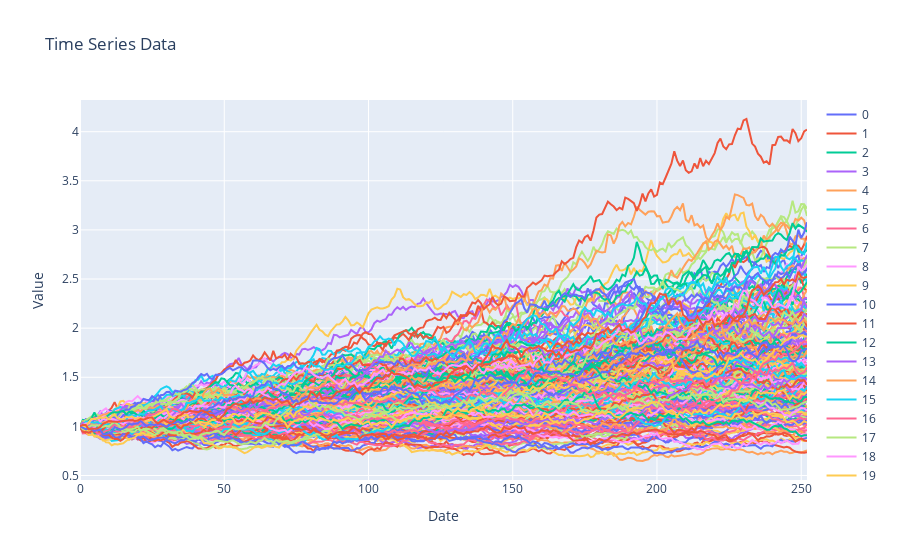

Here is the notebook cell this chart was saved with:
### Code cell
traces = []

# Iterate over each column in the DataFrame
for column in mc_returns.columns:
    # Create a trace for each column
    trace = go.Scatter(x=mc_returns.index, y=mc_returns[column], mode='lines', name=column)
    traces.append(trace)

# Create the layout
layout = go.Layout(title='Time Series Data',
                   xaxis=dict(title='Date'),
                   yaxis=dict(title='Value'))

# Create the figure
fig = go.Figure(data=traces, layout=layout)

# Show the figure
pio.show(fig)

### Figure 1 — Plotly figure (JSON) as saved in the notebook; plotly's stock layout.template omitted (floating-point values rounded to 4 significant figures; data arrays with more than 128 entries replaced by an {"elided": "..."} marker saying what was removed)
{"data": [{"mode": "lines", "name": "0", "type": "scatter", "x": {"elided": "253 int values"}, "y": {"elided": "253 float values"}}, {"mode": "lines", "name": "1", "type": "scatter", "x": {"elided": "253 int values"}, "y": {"elided": "253 float values"}}, {"mode": "lines", "name": "2", "type": "scatter", "x": {"elided": "253 int values"}, "y": {"elided": "253 float values"}}, {"mode": "lines", "name": "3", "type": "scatter", "x": {"elided": "253 int values"}, "y": {"elided": "253 float values"}}, {"mode": "lines", "name": "4", "type": "scatter", "x": {"elided": "253 int values"}, "y": {"elided": "253 float values"}}, {"mode": "lines", "name": "5", "type": "scatter", "x": {"elided": "253 int values"}, "y": {"elided": "253 float values"}}, {"mode": "lines", "name": "6", "type": "scatter", "x": {"elided": "253 int values"}, "y": {"elided": "253 float values"}}, {"mode": "lines", "name": "7", "type": "scatter", "x": {"elided": "253 int values"}, "y": {"elided": "253 float values"}}, {"mode": "lines", "name": "8", "type": "scatter", "x": {"elided": "253 int values"}, "y": {"elided": "253 float values"}}, {"mode": "lines", "name": "9", "type": "scatter", "x": {"elided": "253 int values"}, "y": {"elided": "253 float values"}}, {"mode": "lines", "name": "10", "type": "scatter", "x": {"elided": "253 int values"}, "y": {"elided": "253 float values"}}, {"mode": "lines", "name": "11", "type": "scatter", "x": {"elided": "253 int values"}, "y": {"elided": "253 float values"}}, {"mode": "lines", "name": "12", "type": "scatter", "x": {"elided": "253 int values"}, "y": {"elided": "253 float values"}}, {"mode": "lines", "name": "13", "type": "scatter", "x": {"elided": "253 int values"}, "y": {"elided": "253 float values"}}, {"mode": "lines", "name": "14", "type": "scatter", "x": {"elided": "253 int values"}, "y": {"elided": "253 float values"}}, {"mode": "lines", "name": "15", "type": "scatter", "x": {"elided": "253 int values"}, "y": {"elided": "253 float values"}}, {"mode": "lines", "name": "16", "type": "scatter", "x": {"elided": "253 int values"}, "y": {"elided": "253 float values"}}, {"mode": "lines", "name": "17", "type": "scatter", "x": {"elided": "253 int values"}, "y": {"elided": "253 float values"}}, {"mode": "lines", "name": "18", "type": "scatter", "x": {"elided": "253 int values"}, "y": {"elided": "253 float values"}}, {"mode": "lines", "name": "19", "type": "scatter", "x": {"elided": "253 int values"}, "y": {"elided": "253 float values"}}, {"mode": "lines", "name": "20", "type": "scatter", "x": {"elided": "253 int values"}, "y": {"elided": "253 float values"}}, {"mode": "lines", "name": "21", "type": "scatter", "x": {"elided": "253 int values"}, "y": {"elided": "253 float values"}}, {"mode": "lines", "name": "22", "type": "scatter", "x": {"elided": "253 int values"}, "y": {"elided": "253 float values"}}, {"mode": "lines", "name": "23", "type": "scatter", "x": {"elided": "253 int values"}, "y": {"elided": "253 float values"}}, {"mode": "lines", "name": "24", "type": "scatter", "x": {"elided": "253 int values"}, "y": {"elided": "253 float values"}}, {"mode": "lines", "name": "25", "type": "scatter", "x": {"elided": "253 int values"}, "y": {"elided": "253 float values"}}, {"mode": "lines", "name": "26", "type": "scatter", "x": {"elided": "253 int values"}, "y": {"elided": "253 float values"}}, {"mode": "lines", "name": "27", "type": "scatter", "x": {"elided": "253 int values"}, "y": {"elided": "253 float values"}}, {"mode": "lines", "name": "28", "type": "scatter", "x": {"elided": "253 int values"}, "y": {"elided": "253 float values"}}, {"mode": "lines", "name": "29", "type": "scatter", "x": {"elided": "253 int values"}, "y": {"elided": "253 float values"}}, {"mode": "lines", "name": "30", "type": "scatter", "x": {"elided": "253 int values"}, "y": {"elided": "253 float values"}}, {"mode": "lines", "name": "31", "type": "scatter", "x": {"elided": "253 int values"}, "y": {"elided": "253 float values"}}, {"mode": "lines", "name": "32", "type": "scatter", "x": {"elided": "253 int values"}, "y": {"elided": "253 float values"}}, {"mode": "lines", "name": "33", "type": "scatter", "x": {"elided": "253 int values"}, "y": {"elided": "253 float values"}}, {"mode": "lines", "name": "34", "type": "scatter", "x": {"elided": "253 int values"}, "y": {"elided": "253 float values"}}, {"mode": "lines", "name": "35", "type": "scatter", "x": {"elided": "253 int values"}, "y": {"elided": "253 float values"}}, {"mode": "lines", "name": "36", "type": "scatter", "x": {"elided": "253 int values"}, "y": {"elided": "253 float values"}}, {"mode": "lines", "name": "37", "type": "scatter", "x": {"elided": "253 int values"}, "y": {"elided": "253 float values"}}, {"mode": "lines", "name": "38", "type": "scatter", "x": {"elided": "253 int values"}, "y": {"elided": "253 float values"}}, {"mode": "lines", "name": "39", "type": "scatter", "x": {"elided": "253 int values"}, "y": {"elided": "253 float values"}}, {"mode": "lines", "name": "40", "type": "scatter", "x": {"elided": "253 int values"}, "y": {"elided": "253 float values"}}, {"mode": "lines", "name": "41", "type": "scatter", "x": {"elided": "253 int values"}, "y": {"elided": "253 float values"}}, {"mode": "lines", "name": "42", "type": "scatter", "x": {"elided": "253 int values"}, "y": {"elided": "253 float values"}}, {"mode": "lines", "name": "43", "type": "scatter", "x": {"elided": "253 int values"}, "y": {"elided": "253 float values"}}, {"mode": "lines", "name": "44", "type": "scatter", "x": {"elided": "253 int values"}, "y": {"elided": "253 float values"}}, {"mode": "lines", "name": "45", "type": "scatter", "x": {"elided": "253 int values"}, "y": {"elided": "253 float values"}}, {"mode": "lines", "name": "46", "type": "scatter", "x": {"elided": "253 int values"}, "y": {"elided": "253 float values"}}, {"mode": "lines", "name": "47", "type": "scatter", "x": {"elided": "253 int values"}, "y": {"elided": "253 float values"}}, {"mode": "lines", "name": "48", "type": "scatter", "x": {"elided": "253 int values"}, "y": {"elided": "253 float values"}}, {"mode": "lines", "name": "49", "type": "scatter", "x": {"elided": "253 int values"}, "y": {"elided": "253 float values"}}, {"mode": "lines", "name": "50", "type": "scatter", "x": {"elided": "253 int values"}, "y": {"elided": "253 float values"}}, {"mode": "lines", "name": "51", "type": "scatter", "x": {"elided": "253 int values"}, "y": {"elided": "253 float values"}}, {"mode": "lines", "name": "52", "type": "scatter", "x": {"elided": "253 int values"}, "y": {"elided": "253 float values"}}, {"mode": "lines", "name": "53", "type": "scatter", "x": {"elided": "253 int values"}, "y": {"elided": "253 float values"}}, {"mode": "lines", "name": "54", "type": "scatter", "x": {"elided": "253 int values"}, "y": {"elided": "253 float values"}}, {"mode": "lines", "name": "55", "type": "scatter", "x": {"elided": "253 int values"}, "y": {"elided": "253 float values"}}, {"mode": "lines", "name": "56", "type": "scatter", "x": {"elided": "253 int values"}, "y": {"elided": "253 float values"}}, {"mode": "lines", "name": "57", "type": "scatter", "x": {"elided": "253 int values"}, "y": {"elided": "253 float values"}}, {"mode": "lines", "name": "58", "type": "scatter", "x": {"elided": "253 int values"}, "y": {"elided": "253 float values"}}, {"mode": "lines", "name": "59", "type": "scatter", "x": {"elided": "253 int values"}, "y": {"elided": "253 float values"}}, {"mode": "lines", "name": "60", "type": "scatter", "x": {"elided": "253 int values"}, "y": {"elided": "253 float values"}}, {"mode": "lines", "name": "61", "type": "scatter", "x": {"elided": "253 int values"}, "y": {"elided": "253 float values"}}, {"mode": "lines", "name": "62", "type": "scatter", "x": {"elided": "253 int values"}, "y": {"elided": "253 float values"}}, {"mode": "lines", "name": "63", "type": "scatter", "x": {"elided": "253 int values"}, "y": {"elided": "253 float values"}}, {"mode": "lines", "name": "64", "type": "scatter", "x": {"elided": "253 int values"}, "y": {"elided": "253 float values"}}, {"mode": "lines", "name": "65", "type": "scatter", "x": {"elided": "253 int values"}, "y": {"elided": "253 float values"}}, {"mode": "lines", "name": "66", "type": "scatter", "x": {"elided": "253 int values"}, "y": {"elided": "253 float values"}}, {"mode": "lines", "name": "67", "type": "scatter", "x": {"elided": "253 int values"}, "y": {"elided": "253 float values"}}, {"mode": "lines", "name": "68", "type": "scatter", "x": {"elided": "253 int values"}, "y": {"elided": "253 float values"}}, {"mode": "lines", "name": "69", "type": "scatter", "x": {"elided": "253 int values"}, "y": {"elided": "253 float values"}}, {"mode": "lines", "name": "70", "type": "scatter", "x": {"elided": "253 int values"}, "y": {"elided": "253 float values"}}, {"mode": "lines", "name": "71", "type": "scatter", "x": {"elided": "253 int values"}, "y": {"elided": "253 float values"}}, {"mode": "lines", "name": "72", "type": "scatter", "x": {"elided": "253 int values"}, "y": {"elided": "253 float values"}}, {"mode": "lines", "name": "73", "type": "scatter", "x": {"elided": "253 int values"}, "y": {"elided": "253 float values"}}, {"mode": "lines", "name": "74", "type": "scatter", "x": {"elided": "253 int values"}, "y": {"elided": "253 float values"}}, {"mode": "lines", "name": "75", "type": "scatter", "x": {"elided": "253 int values"}, "y": {"elided": "253 float values"}}, {"mode": "lines", "name": "76", "type": "scatter", "x": {"elided": "253 int values"}, "y": {"elided": "253 float values"}}, {"mode": "lines", "name": "77", "type": "scatter", "x": {"elided": "253 int values"}, "y": {"elided": "253 float values"}}, {"mode": "lines", "name": "78", "type": "scatter", "x": {"elided": "253 int values"}, "y": {"elided": "253 float values"}}, {"mode": "lines", "name": "79", "type": "scatter", "x": {"elided": "253 int values"}, "y": {"elided": "253 float values"}}, {"mode": "lines", "name": "80", "type": "scatter", "x": {"elided": "253 int values"}, "y": {"elided": "253 float values"}}, {"mode": "lines", "name": "81", "type": "scatter", "x": {"elided": "253 int values"}, "y": {"elided": "253 float values"}}, {"mode": "lines", "name": "82", "type": "scatter", "x": {"elided": "253 int values"}, "y": {"elided": "253 float values"}}, {"mode": "lines", "name": "83", "type": "scatter", "x": {"elided": "253 int values"}, "y": {"elided": "253 float values"}}, {"mode": "lines", "name": "84", "type": "scatter", "x": {"elided": "253 int values"}, "y": {"elided": "253 float values"}}, {"mode": "lines", "name": "85", "type": "scatter", "x": {"elided": "253 int values"}, "y": {"elided": "253 float values"}}, {"mode": "lines", "name": "86", "type": "scatter", "x": {"elided": "253 int values"}, "y": {"elided": "253 float values"}}, {"mode": "lines", "name": "87", "type": "scatter", "x": {"elided": "253 int values"}, "y": {"elided": "253 float values"}}, {"mode": "lines", "name": "88", "type": "scatter", "x": {"elided": "253 int values"}, "y": {"elided": "253 float values"}}, {"mode": "lines", "name": "89", "type": "scatter", "x": {"elided": "253 int values"}, "y": {"elided": "253 float values"}}, {"mode": "lines", "name": "90", "type": "scatter", "x": {"elided": "253 int values"}, "y": {"elided": "253 float values"}}, {"mode": "lines", "name": "91", "type": "scatter", "x": {"elided": "253 int values"}, "y": {"elided": "253 float values"}}, {"mode": "lines", "name": "92", "type": "scatter", "x": {"elided": "253 int values"}, "y": {"elided": "253 float values"}}, {"mode": "lines", "name": "93", "type": "scatter", "x": {"elided": "253 int values"}, "y": {"elided": "253 float values"}}, {"mode": "lines", "name": "94", "type": "scatter", "x": {"elided": "253 int values"}, "y": {"elided": "253 float values"}}, {"mode": "lines", "name": "95", "type": "scatter", "x": {"elided": "253 int values"}, "y": {"elided": "253 float values"}}, {"mode": "lines", "name": "96", "type": "scatter", "x": {"elided": "253 int values"}, "y": {"elided": "253 float values"}}, {"mode": "lines", "name": "97", "type": "scatter", "x": {"elided": "253 int values"}, "y": {"elided": "253 float values"}}, {"mode": "lines", "name": "98", "type": "scatter", "x": {"elided": "253 int values"}, "y": {"elided": "253 float values"}}, {"mode": "lines", "name": "99", "type": "scatter", "x": {"elided": "253 int values"}, "y": {"elided": "253 float values"}}, {"mode": "lines", "name": "100", "type": "scatter", "x": {"elided": "253 int values"}, "y": {"elided": "253 float values"}}, {"mode": "lines", "name": "101", "type": "scatter", "x": {"elided": "253 int values"}, "y": {"elided": "253 float values"}}, {"mode": "lines", "name": "102", "type": "scatter", "x": {"elided": "253 int values"}, "y": {"elided": "253 float values"}}, {"mode": "lines", "name": "103", "type": "scatter", "x": {"elided": "253 int values"}, "y": {"elided": "253 float values"}}, {"mode": "lines", "name": "104", "type": "scatter", "x": {"elided": "253 int values"}, "y": {"elided": "253 float values"}}, {"mode": "lines", "name": "105", "type": "scatter", "x": {"elided": "253 int values"}, "y": {"elided": "253 float values"}}, {"mode": "lines", "name": "106", "type": "scatter", "x": {"elided": "253 int values"}, "y": {"elided": "253 float values"}}, {"mode": "lines", "name": "107", "type": "scatter", "x": {"elided": "253 int values"}, "y": {"elided": "253 float values"}}, {"mode": "lines", "name": "108", "type": "scatter", "x": {"elided": "253 int values"}, "y": {"elided": "253 float values"}}, {"mode": "lines", "name": "109", "type": "scatter", "x": {"elided": "253 int values"}, "y": {"elided": "253 float values"}}, {"mode": "lines", "name": "110", "type": "scatter", "x": {"elided": "253 int values"}, "y": {"elided": "253 float values"}}, {"mode": "lines", "name": "111", "type": "scatter", "x": {"elided": "253 int values"}, "y": {"elided": "253 float values"}}, {"mode": "lines", "name": "112", "type": "scatter", "x": {"elided": "253 int values"}, "y": {"elided": "253 float values"}}, {"mode": "lines", "name": "113", "type": "scatter", "x": {"elided": "253 int values"}, "y": {"elided": "253 float values"}}, {"mode": "lines", "name": "114", "type": "scatter", "x": {"elided": "253 int values"}, "y": {"elided": "253 float values"}}, {"mode": "lines", "name": "115", "type": "scatter", "x": {"elided": "253 int values"}, "y": {"elided": "253 float values"}}, {"mode": "lines", "name": "116", "type": "scatter", "x": {"elided": "253 int values"}, "y": {"elided": "253 float values"}}, {"mode": "lines", "name": "117", "type": "scatter", "x": {"elided": "253 int values"}, "y": {"elided": "253 float values"}}, {"mode": "lines", "name": "118", "type": "scatter", "x": {"elided": "253 int values"}, "y": {"elided": "253 float values"}}, {"mode": "lines", "name": "119", "type": "scatter", "x": {"elided": "253 int values"}, "y": {"elided": "253 float values"}}, {"mode": "lines", "name": "120", "type": "scatter", "x": {"elided": "253 int values"}, "y": {"elided": "253 float values"}}, {"mode": "lines", "name": "121", "type": "scatter", "x": {"elided": "253 int values"}, "y": {"elided": "253 float values"}}, {"mode": "lines", "name": "122", "type": "scatter", "x": {"elided": "253 int values"}, "y": {"elided": "253 float values"}}, {"mode": "lines", "name": "123", "type": "scatter", "x": {"elided": "253 int values"}, "y": {"elided": "253 float values"}}, {"mode": "lines", "name": "124", "type": "scatter", "x": {"elided": "253 int values"}, "y": {"elided": "253 float values"}}, {"mode": "lines", "name": "125", "type": "scatter", "x": {"elided": "253 int values"}, "y": {"elided": "253 float values"}}, {"mode": "lines", "name": "126", "type": "scatter", "x": {"elided": "253 int values"}, "y": {"elided": "253 float values"}}, {"mode": "lines", "name": "127", "type": "scatter", "x": {"elided": "253 int values"}, "y": {"elided": "253 float values"}}, {"mode": "lines", "name": "128", "type": "scatter", "x": {"elided": "253 int values"}, "y": {"elided": "253 float values"}}, {"mode": "lines", "name": "129", "type": "scatter", "x": {"elided": "253 int values"}, "y": {"elided": "253 float values"}}, {"mode": "lines", "name": "130", "type": "scatter", "x": {"elided": "253 int values"}, "y": {"elided": "253 float values"}}, {"mode": "lines", "name": "131", "type": "scatter", "x": {"elided": "253 int values"}, "y": {"elided": "253 float values"}}, {"mode": "lines", "name": "132", "type": "scatter", "x": {"elided": "253 int values"}, "y": {"elided": "253 float values"}}, {"mode": "lines", "name": "133", "type": "scatter", "x": {"elided": "253 int values"}, "y": {"elided": "253 float values"}}, {"mode": "lines", "name": "134", "type": "scatter", "x": {"elided": "253 int values"}, "y": {"elided": "253 float values"}}, {"mode": "lines", "name": "135", "type": "scatter", "x": {"elided": "253 int values"}, "y": {"elided": "253 float values"}}, {"mode": "lines", "name": "136", "type": "scatter", "x": {"elided": "253 int values"}, "y": {"elided": "253 float values"}}, {"mode": "lines", "name": "137", "type": "scatter", "x": {"elided": "253 int values"}, "y": {"elided": "253 float values"}}, {"mode": "lines", "name": "138", "type": "scatter", "x": {"elided": "253 int values"}, "y": {"elided": "253 float values"}}, {"mode": "lines", "name": "139", "type": "scatter", "x": {"elided": "253 int values"}, "y": {"elided": "253 float values"}}, {"mode": "lines", "name": "140", "type": "scatter", "x": {"elided": "253 int values"}, "y": {"elided": "253 float values"}}, {"mode": "lines", "name": "141", "type": "scatter", "x": {"elided": "253 int values"}, "y": {"elided": "253 float values"}}, {"mode": "lines", "name": "142", "type": "scatter", "x": {"elided": "253 int values"}, "y": {"elided": "253 float values"}}, {"mode": "lines", "name": "143", "type": "scatter", "x": {"elided": "253 int values"}, "y": {"elided": "253 float values"}}, {"mode": "lines", "name": "144", "type": "scatter", "x": {"elided": "253 int values"}, "y": {"elided": "253 float values"}}, {"mode": "lines", "name": "145", "type": "scatter", "x": {"elided": "253 int values"}, "y": {"elided": "253 float values"}}, {"mode": "lines", "name": "146", "type": "scatter", "x": {"elided": "253 int values"}, "y": {"elided": "253 float values"}}, {"mode": "lines", "name": "147", "type": "scatter", "x": {"elided": "253 int values"}, "y": {"elided": "253 float values"}}, {"mode": "lines", "name": "148", "type": "scatter", "x": {"elided": "253 int values"}, "y": {"elided": "253 float values"}}, {"mode": "lines", "name": "149", "type": "scatter", "x": {"elided": "253 int values"}, "y": {"elided": "253 float values"}}, {"mode": "lines", "name": "150", "type": "scatter", "x": {"elided": "253 int values"}, "y": {"elided": "253 float values"}}, {"mode": "lines", "name": "151", "type": "scatter", "x": {"elided": "253 int values"}, "y": {"elided": "253 float values"}}, {"mode": "lines", "name": "152", "type": "scatter", "x": {"elided": "253 int values"}, "y": {"elided": "253 float values"}}, {"mode": "lines", "name": "153", "type": "scatter", "x": {"elided": "253 int values"}, "y": {"elided": "253 float values"}}, {"mode": "lines", "name": "154", "type": "scatter", "x": {"elided": "253 int values"}, "y": {"elided": "253 float values"}}, {"mode": "lines", "name": "155", "type": "scatter", "x": {"elided": "253 int values"}, "y": {"elided": "253 float values"}}, {"mode": "lines", "name": "156", "type": "scatter", "x": {"elided": "253 int values"}, "y": {"elided": "253 float values"}}, {"mode": "lines", "name": "157", "type": "scatter", "x": {"elided": "253 int values"}, "y": {"elided": "253 float values"}}, {"mode": "lines", "name": "158", "type": "scatter", "x": {"elided": "253 int values"}, "y": {"elided": "253 float values"}}, {"mode": "lines", "name": "159", "type": "scatter", "x": {"elided": "253 int values"}, "y": {"elided": "253 float values"}}, {"mode": "lines", "name": "160", "type": "scatter", "x": {"elided": "253 int values"}, "y": {"elided": "253 float values"}}, {"mode": "lines", "name": "161", "type": "scatter", "x": {"elided": "253 int values"}, "y": {"elided": "253 float values"}}, {"mode": "lines", "name": "162", "type": "scatter", "x": {"elided": "253 int values"}, "y": {"elided": "253 float values"}}, {"mode": "lines", "name": "163", "type": "scatter", "x": {"elided": "253 int values"}, "y": {"elided": "253 float values"}}, {"mode": "lines", "name": "164", "type": "scatter", "x": {"elided": "253 int values"}, "y": {"elided": "253 float values"}}, {"mode": "lines", "name": "165", "type": "scatter", "x": {"elided": "253 int values"}, "y": {"elided": "253 float values"}}, {"mode": "lines", "name": "166", "type": "scatter", "x": {"elided": "253 int values"}, "y": {"elided": "253 float values"}}, {"mode": "lines", "name": "167", "type": "scatter", "x": {"elided": "253 int values"}, "y": {"elided": "253 float values"}}, {"mode": "lines", "name": "168", "type": "scatter", "x": {"elided": "253 int values"}, "y": {"elided": "253 float values"}}, {"mode": "lines", "name": "169", "type": "scatter", "x": {"elided": "253 int values"}, "y": {"elided": "253 float values"}}, {"mode": "lines", "name": "170", "type": "scatter", "x": {"elided": "253 int values"}, "y": {"elided": "253 float values"}}, {"mode": "lines", "name": "171", "type": "scatter", "x": {"elided": "253 int values"}, "y": {"elided": "253 float values"}}, {"mode": "lines", "name": "172", "type": "scatter", "x": {"elided": "253 int values"}, "y": {"elided": "253 float values"}}, {"mode": "lines", "name": "173", "type": "scatter", "x": {"elided": "253 int values"}, "y": {"elided": "253 float values"}}, {"mode": "lines", "name": "174", "type": "scatter", "x": {"elided": "253 int values"}, "y": {"elided": "253 float values"}}, {"mode": "lines", "name": "175", "type": "scatter", "x": {"elided": "253 int values"}, "y": {"elided": "253 float values"}}, {"mode": "lines", "name": "176", "type": "scatter", "x": {"elided": "253 int values"}, "y": {"elided": "253 float values"}}, {"mode": "lines", "name": "177", "type": "scatter", "x": {"elided": "253 int values"}, "y": {"elided": "253 float values"}}, {"mode": "lines", "name": "178", "type": "scatter", "x": {"elided": "253 int values"}, "y": {"elided": "253 float values"}}, {"mode": "lines", "name": "179", "type": "scatter", "x": {"elided": "253 int values"}, "y": {"elided": "253 float values"}}, {"mode": "lines", "name": "180", "type": "scatter", "x": {"elided": "253 int values"}, "y": {"elided": "253 float values"}}, {"mode": "lines", "name": "181", "type": "scatter", "x": {"elided": "253 int values"}, "y": {"elided": "253 float values"}}, {"mode": "lines", "name": "182", "type": "scatter", "x": {"elided": "253 int values"}, "y": {"elided": "253 float values"}}, {"mode": "lines", "name": "183", "type": "scatter", "x": {"elided": "253 int values"}, "y": {"elided": "253 float values"}}, {"mode": "lines", "name": "184", "type": "scatter", "x": {"elided": "253 int values"}, "y": {"elided": "253 float values"}}, {"mode": "lines", "name": "185", "type": "scatter", "x": {"elided": "253 int values"}, "y": {"elided": "253 float values"}}, {"mode": "lines", "name": "186", "type": "scatter", "x": {"elided": "253 int values"}, "y": {"elided": "253 float values"}}, {"mode": "lines", "name": "187", "type": "scatter", "x": {"elided": "253 int values"}, "y": {"elided": "253 float values"}}, {"mode": "lines", "name": "188", "type": "scatter", "x": {"elided": "253 int values"}, "y": {"elided": "253 float values"}}, {"mode": "lines", "name": "189", "type": "scatter", "x": {"elided": "253 int values"}, "y": {"elided": "253 float values"}}, {"mode": "lines", "name": "190", "type": "scatter", "x": {"elided": "253 int values"}, "y": {"elided": "253 float values"}}, {"mode": "lines", "name": "191", "type": "scatter", "x": {"elided": "253 int values"}, "y": {"elided": "253 float values"}}, {"mode": "lines", "name": "192", "type": "scatter", "x": {"elided": "253 int values"}, "y": {"elided": "253 float values"}}, {"mode": "lines", "name": "193", "type": "scatter", "x": {"elided": "253 int values"}, "y": {"elided": "253 float values"}}, {"mode": "lines", "name": "194", "type": "scatter", "x": {"elided": "253 int values"}, "y": {"elided": "253 float values"}}, {"mode": "lines", "name": "195", "type": "scatter", "x": {"elided": "253 int values"}, "y": {"elided": "253 float values"}}, {"mode": "lines", "name": "196", "type": "scatter", "x": {"elided": "253 int values"}, "y": {"elided": "253 float values"}}, {"mode": "lines", "name": "197", "type": "scatter", "x": {"elided": "253 int values"}, "y": {"elided": "253 float values"}}, {"mode": "lines", "name": "198", "type": "scatter", "x": {"elided": "253 int values"}, "y": {"elided": "253 float values"}}, {"mode": "lines", "name": "199", "type": "scatter", "x": {"elided": "253 int values"}, "y": {"elided": "253 float values"}}, {"mode": "lines", "name": "200", "type": "scatter", "x": {"elided": "253 int values"}, "y": {"elided": "253 float values"}}, {"mode": "lines", "name": "201", "type": "scatter", "x": {"elided": "253 int values"}, "y": {"elided": "253 float values"}}, {"mode": "lines", "name": "202", "type": "scatter", "x": {"elided": "253 int values"}, "y": {"elided": "253 float values"}}, {"mode": "lines", "name": "203", "type": "scatter", "x": {"elided": "253 int values"}, "y": {"elided": "253 float values"}}, {"mode": "lines", "name": "204", "type": "scatter", "x": {"elided": "253 int values"}, "y": {"elided": "253 float values"}}, {"mode": "lines", "name": "205", "type": "scatter", "x": {"elided": "253 int values"}, "y": {"elided": "253 float values"}}, {"mode": "lines", "name": "206", "type": "scatter", "x": {"elided": "253 int values"}, "y": {"elided": "253 float values"}}, {"mode": "lines", "name": "207", "type": "scatter", "x": {"elided": "253 int values"}, "y": {"elided": "253 float values"}}, {"mode": "lines", "name": "208", "type": "scatter", "x": {"elided": "253 int values"}, "y": {"elided": "253 float values"}}, {"mode": "lines", "name": "209", "type": "scatter", "x": {"elided": "253 int values"}, "y": {"elided": "253 float values"}}, {"mode": "lines", "name": "210", "type": "scatter", "x": {"elided": "253 int values"}, "y": {"elided": "253 float values"}}, {"mode": "lines", "name": "211", "type": "scatter", "x": {"elided": "253 int values"}, "y": {"elided": "253 float values"}}, {"mode": "lines", "name": "212", "type": "scatter", "x": {"elided": "253 int values"}, "y": {"elided": "253 float values"}}, {"mode": "lines", "name": "213", "type": "scatter", "x": {"elided": "253 int values"}, "y": {"elided": "253 float values"}}, {"mode": "lines", "name": "214", "type": "scatter", "x": {"elided": "253 int values"}, "y": {"elided": "253 float values"}}, {"mode": "lines", "name": "215", "type": "scatter", "x": {"elided": "253 int values"}, "y": {"elided": "253 float values"}}, {"mode": "lines", "name": "216", "type": "scatter", "x": {"elided": "253 int values"}, "y": {"elided": "253 float values"}}, {"mode": "lines", "name": "217", "type": "scatter", "x": {"elided": "253 int values"}, "y": {"elided": "253 float values"}}, {"mode": "lines", "name": "218", "type": "scatter", "x": {"elided": "253 int values"}, "y": {"elided": "253 float values"}}, {"mode": "lines", "name": "219", "type": "scatter", "x": {"elided": "253 int values"}, "y": {"elided": "253 float values"}}, {"mode": "lines", "name": "220", "type": "scatter", "x": {"elided": "253 int values"}, "y": {"elided": "253 float values"}}, {"mode": "lines", "name": "221", "type": "scatter", "x": {"elided": "253 int values"}, "y": {"elided": "253 float values"}}, {"mode": "lines", "name": "222", "type": "scatter", "x": {"elided": "253 int values"}, "y": {"elided": "253 float values"}}, {"mode": "lines", "name": "223", "type": "scatter", "x": {"elided": "253 int values"}, "y": {"elided": "253 float values"}}, {"mode": "lines", "name": "224", "type": "scatter", "x": {"elided": "253 int values"}, "y": {"elided": "253 float values"}}, {"mode": "lines", "name": "225", "type": "scatter", "x": {"elided": "253 int values"}, "y": {"elided": "253 float values"}}, {"mode": "lines", "name": "226", "type": "scatter", "x": {"elided": "253 int values"}, "y": {"elided": "253 float values"}}, {"mode": "lines", "name": "227", "type": "scatter", "x": {"elided": "253 int values"}, "y": {"elided": "253 float values"}}, {"mode": "lines", "name": "228", "type": "scatter", "x": {"elided": "253 int values"}, "y": {"elided": "253 float values"}}, {"mode": "lines", "name": "229", "type": "scatter", "x": {"elided": "253 int values"}, "y": {"elided": "253 float values"}}, {"mode": "lines", "name": "230", "type": "scatter", "x": {"elided": "253 int values"}, "y": {"elided": "253 float values"}}, {"mode": "lines", "name": "231", "type": "scatter", "x": {"elided": "253 int values"}, "y": {"elided": "253 float values"}}, {"mode": "lines", "name": "232", "type": "scatter", "x": {"elided": "253 int values"}, "y": {"elided": "253 float values"}}, {"mode": "lines", "name": "233", "type": "scatter", "x": {"elided": "253 int values"}, "y": {"elided": "253 float values"}}, {"mode": "lines", "name": "234", "type": "scatter", "x": {"elided": "253 int values"}, "y": {"elided": "253 float values"}}, {"mode": "lines", "name": "235", "type": "scatter", "x": {"elided": "253 int values"}, "y": {"elided": "253 float values"}}, {"mode": "lines", "name": "236", "type": "scatter", "x": {"elided": "253 int values"}, "y": {"elided": "253 float values"}}, {"mode": "lines", "name": "237", "type": "scatter", "x": {"elided": "253 int values"}, "y": {"elided": "253 float values"}}, {"mode": "lines", "name": "238", "type": "scatter", "x": {"elided": "253 int values"}, "y": {"elided": "253 float values"}}, {"mode": "lines", "name": "239", "type": "scatter", "x": {"elided": "253 int values"}, "y": {"elided": "253 float values"}}, {"mode": "lines", "name": "240", "type": "scatter", "x": {"elided": "253 int values"}, "y": {"elided": "253 float values"}}, {"mode": "lines", "name": "241", "type": "scatter", "x": {"elided": "253 int values"}, "y": {"elided": "253 float values"}}, {"mode": "lines", "name": "242", "type": "scatter", "x": {"elided": "253 int values"}, "y": {"elided": "253 float values"}}, {"mode": "lines", "name": "243", "type": "scatter", "x": {"elided": "253 int values"}, "y": {"elided": "253 float values"}}, {"mode": "lines", "name": "244", "type": "scatter", "x": {"elided": "253 int values"}, "y": {"elided": "253 float values"}}, {"mode": "lines", "name": "245", "type": "scatter", "x": {"elided": "253 int values"}, "y": {"elided": "253 float values"}}, {"mode": "lines", "name": "246", "type": "scatter", "x": {"elided": "253 int values"}, "y": {"elided": "253 float values"}}, {"mode": "lines", "name": "247", "type": "scatter", "x": {"elided": "253 int values"}, "y": {"elided": "253 float values"}}, {"mode": "lines", "name": "248", "type": "scatter", "x": {"elided": "253 int values"}, "y": {"elided": "253 float values"}}, {"mode": "lines", "name": "249", "type": "scatter", "x": {"elided": "253 int values"}, "y": {"elided": "253 float values"}}, {"mode": "lines", "name": "250", "type": "scatter", "x": {"elided": "253 int values"}, "y": {"elided": "253 float values"}}, {"mode": "lines", "name": "251", "type": "scatter", "x": {"elided": "253 int values"}, "y": {"elided": "253 float values"}}], "layout": {"title": {"text": "Time Series Data"}, "xaxis": {"title": {"text": "Date"}}, "yaxis": {"title": {"text": "Value"}}}}
